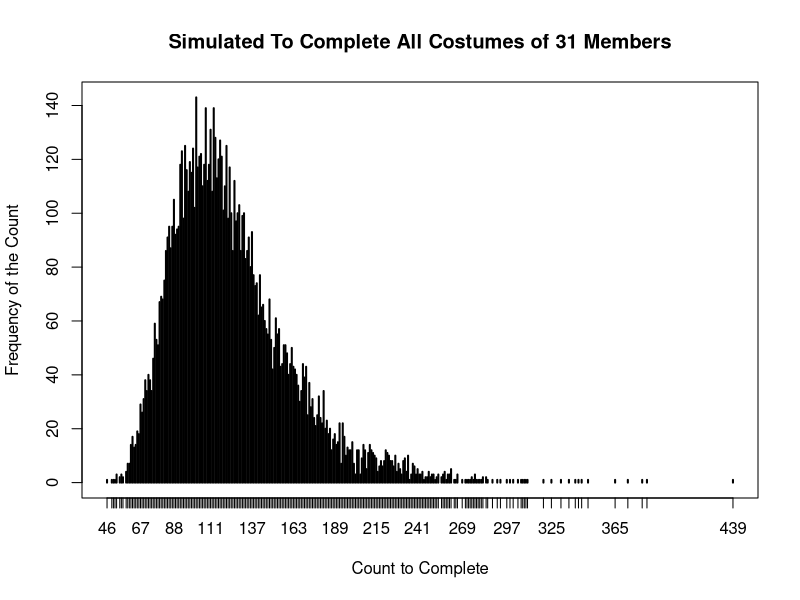

Write R code to recreate this figure. (Note: a time limit stopped this script after it produced the figure.)
## ---- chunk 1
library(knitr)
library(plyr)
library(ggplot2)
opts_template$set(
  silent = list(echo = FALSE)
)
## ---- chunk 2
sgs.member_count <- 31

sim_count_to_complete <- function(n_different_costumes) {
  generator <- function() { ceiling(runif(1, 0, n_different_costumes)) }
  costume <- rep(0, n_different_costumes)
  
  while (sum(costume > 0) != n_different_costumes) {
    new_costume <- generator()
    costume[new_costume] <- costume[new_costume] + 1
  }
  
  return(sum(costume))
}

sgs.completion_count <- sapply(rep(sgs.member_count, 10 * sgs.member_count ^ 2), sim_count_to_complete)

plot(table(sgs.completion_count),
     type = "h",
     main = paste("Simulated To Complete All Costumes of", sgs.member_count, "Members"),
     xlab = "Count to Complete",
     ylab = "Frequency of the Count")
## ---- chunk 3
sgs.completion_count_summary <- data.frame(Mean = mean(sgs.completion_count),
                                           Median = median(sgs.completion_count),
                                           Mode = as.integer(names(which.max(table(sgs.completion_count)))),
                                           Sd = sd(sgs.completion_count),
                                           NinetyfivePercentile = quantile(sgs.completion_count, 0.95))

knitr::kable(t(as.matrix(sgs.completion_count_summary)), col.names = "Value")
## ---- chunk 4
eulers_gamma <- function(n) sum(1/1:n) - log(n)
sgs.calc_mean_of_completion_count <- function(n) n * log(n) + n * eulers_gamma(n) + 0.5
sgs.sim_vs_calc <- data.frame(Category = c("simlation", "calculation"),
                              E = c(sgs.completion_count_summary$Mean,
                                    sgs.calc_mean_of_completion_count(sgs.member_count)),
                              Var = c(sgs.completion_count_summary$Sd ^ 2,
                                      pi ^ 2 / 6 * sgs.member_count ^ 2))
knitr::kable(sgs.sim_vs_calc)
## ---- chunk 5
sgs.plot_completion_count <- function(max_members, sim_count = 10 * max_members ^ 2) {
  count <- data.frame()
  
  for (i in 1:max_members) {
    count_dist <- sapply(rep(i, sim_count), sim_count_to_complete)
    count <- rbind(count,
                   data.frame(Members = rep(i, sim_count),
                              Count   = count_dist))
  }

  count <- ddply(count,
                 .(Members),
                 summarize,
                 Median  = median(Count),
                 FirstQu = quantile(Count, 0.25),
                 ThirdQu = quantile(Count, 0.75))

  gg <- ggplot(count, aes(x = Members, y = Median))
  gg <- gg + geom_ribbon(aes(ymin = FirstQu, ymax = ThirdQu, alpha = 0.2)) + geom_line()
  return(gg)
}

sgs.plot_completion_count(sgs.member_count + 5)
